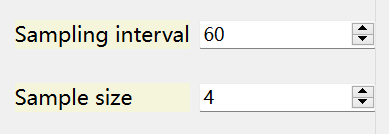
#> input picture md_imgs/sampling.png, 389 x 134 px
$ python -i util.py   (imports and definitions only)
#> lines starting #> are read from the running program, lines starting #| are printed output that depends on the picture; after the words box and inside, x2 and y2 are one past the last pixel; in counts of white or black regions, pixels touching at a corner belong together
#> further down, picture is the input picture: shape (134, 389, 3); mean B, G, R 230.5, 234.7, 234.7
"""
@ref: https://github.com/CorentinBrtx/image-stitching
@ref: https://blog.csdn.net/qq_21420941/article/details/109249528
Partial used for matrix calculation
"""
import logging
from typing import List, Tuple

import numpy as np


# [181 lines left out: functions apply_homography, apply_homography_list, get_new_corners, get_offset, get_new_size, get_new_parameters and 2 more, not called in this run]


def get_inner_max_rect_in_img(_image: np.ndarray,
                              _is_gray: bool = False,
                              _allow_x: float = 0.9) -> np.ndarray:
    """
    Method used to find the bottom inner connected largest rectangle \n
    Partial solution of image cropping
    :param _image: Target image
    :param _is_gray: whether the target is already in gray channel
    :param _allow_x: the minimum width of output comparing with original image
    :return: Numpy.ndarray
    """
#> called with _is_gray = False, _allow_x = 0.9
    import cv2

    img = _image
    if not _is_gray:
        # convert input into gray channel
        img = cv2.cvtColor(_image, cv2.COLOR_BGR2GRAY)
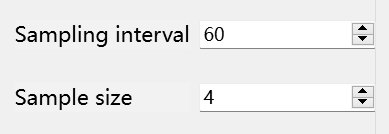
#> img: shape (134, 389); min 0, max 255, mean 234.2

    # binary threshold process
    ret, image = cv2.threshold(img, 0, 255, cv2.THRESH_BINARY)
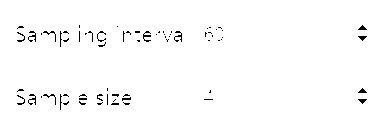
#> image: shape (134, 389); 98.5% white; black in thin lines or dots, all inside (x1, y1, x2, y2) = (17, 25, 367, 110)

    np.set_printoptions(threshold=np.inf)
    logging.info(str(image))

    # obtain contours and properties(ignored)
    # mode: RETR_CCOMP to save a two-level hierarchy => external boundaries and internal holes
    vertexes, _ = cv2.findContours(image,
                                   cv2.RETR_CCOMP,
                                   cv2.CHAIN_APPROX_SIMPLE)
#> vertexes = 112 contours, 90 with area under 20; largest, box (x1, y1, x2, y2) and area: (0, 0, 389, 134) 51604, (357, 98, 368, 105) 34, (59, 93, 63, 111) 34, (357, 87, 368, 94) 34, (357, 35, 368, 42) 34
    contour = vertexes[0].reshape(len(vertexes[0]), 2)
#> contour = [[0, 0], [0, 133], [388, 133], [388, 0]]
    # result rectangle
    rects = set()
    # generate all possible rectangles
    for i, coord in enumerate(contour):
        x_1, y_1 = coord
        for j in range(len(contour)):
            x_2, y_2 = contour[j]
            area = abs(y_2-y_1) * abs(x_2-x_1)
            rects.add(((x_1, y_1), (x_2, y_2), area))
#> this loop made 4 passes
#> after the loop, rects = 16 items

    rect_sort = sorted(rects, key=lambda x: x[2], reverse=True)
#> rect_sort = 16 items

    if not rect_sort:
        logging.error("Exception in finding contours...")
        exit(-1)

    is_largest_rect = False
    index = 0
    left_top = None
    right_bottom = None

    # find valid rect with the largest area
    while index < len(rect_sort) and not is_largest_rect:
        rect = rect_sort[index]
        left_top = rect[0]
        right_bottom = rect[1]

        is_valid_rect = False
        # find valid x
        min_x = min(left_top[0], right_bottom[0])
        while min_x < max(left_top[0], right_bottom[0]) + 1 and not is_valid_rect:
            if any(_image[left_top[1], min_x]) != 0 and any(_image[right_bottom[1], min_x]) != 0:
                is_valid_rect = True
            min_x += 1

        # find valid y
        min_y = min(left_top[1], right_bottom[1])
        while min_y < max(left_top[1], right_bottom[1]) + 1 and not is_valid_rect:
            if any(_image[min_y, left_top[0]]) != 0 and any(_image[min_y, right_bottom[0]]) != 0:
                is_valid_rect = True
            min_y += 1

        if is_valid_rect:
            logging.warning("Find valid inner rectangle: _index: "+str(index))
            is_largest_rect = True

        index += 1
#> this loop made 1 pass
#> (rect, is_largest_rect, index) on pass 1: (((0, 0), (388, 133), 51604), True, 1)
#> after the loop, index = 1

    logging.info("Getting sliced rectangle from the image...\n")
    catercorner = [left_top, right_bottom]
#> catercorner = [(0, 0), (388, 133)]
    xs = [p[1] for p in catercorner]
#> xs = [0, 133]
    ys = [p[0] for p in catercorner]
#> ys = [0, 388]
    img_crop = _image[min(xs):max(xs), min(ys):max(ys)]
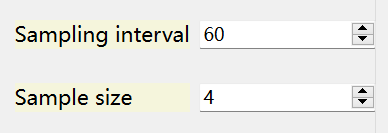
#> img_crop: shape (133, 388, 3); mean B, G, R 230.4, 234.6, 234.6

    # if the stitched image is too small, recall the slice operation
    if max(xs) < int(_allow_x * _image.shape[0]):
        img_crop = _image

    return img_crop


# [19 lines left out: function auto_image_slic, not called in this run]

>>> import cv2
>>> picture = cv2.imread('../../md_imgs/sampling.png')
>>> result = get_inner_max_rect_in_img(picture)
